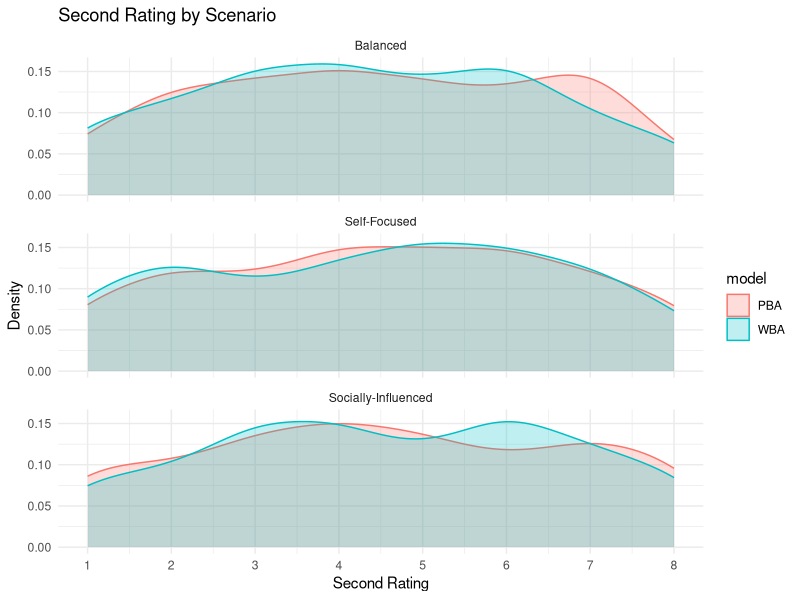
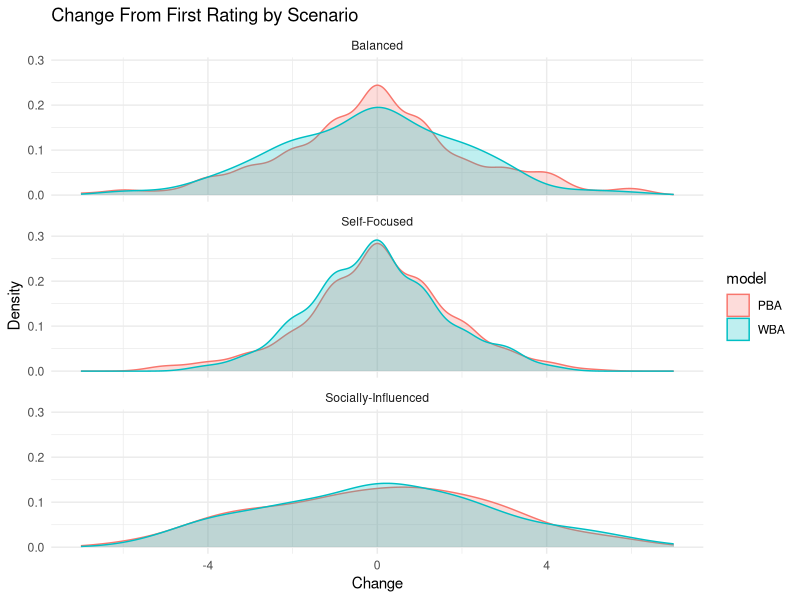
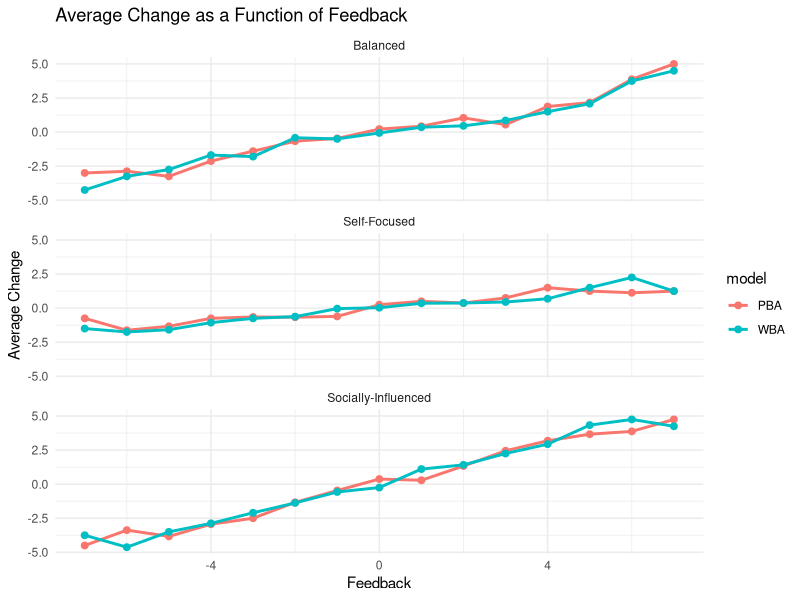

Here is the R script that generated these plots, in order:
suppressPackageStartupMessages({
  library(ggplot2)
})

# Scenario comparison script.
#
# This script does three things:
# 1. Formalizes the 3 scenarios from workbook.Rmd
# 2. Simulates both WBA and PBA on the same task for each scenario
# 3. Saves side-by-side plots for:
#    - SecondRating
#    - Change
#    - Feedback -> Change
#
# Important assumption:
# The workbook names the scenarios conceptually as:
# - Self-Focused
# - Balanced
# - Socially-Influenced
#
# Here they are mapped onto the current model parameterizations:
# - PBA uses p
# - WBA uses rho with a fixed kappa = 2
#
# This keeps the scenario labels aligned with the current Stan models.

SEED <- 20260421L
dir.create(file.path("outputs", "scenarios"), recursive = TRUE, showWarnings = FALSE)


# -----------------------------
# Task and simulation helpers
# -----------------------------

draw_beta_binomial_count <- function(size, alpha, beta) {
  probability <- rbeta(1, shape1 = alpha, shape2 = beta)
  rbinom(1, size = size, prob = probability)
}

build_evidence_grid <- function(total_direct = 7L, total_social = 7L, repeats_per_cell = 4L) {
  base_grid <- expand.grid(
    direct_count = 0:total_direct,
    social_count = 0:total_social
  )

  grid <- base_grid[rep(seq_len(nrow(base_grid)), each = repeats_per_cell), , drop = FALSE]
  grid$trial_id <- seq_len(nrow(grid))
  grid$total_direct <- total_direct
  grid$total_social <- total_social
  grid
}

simulate_from_pba <- function(task, p, seed, prior_alpha = 0.5, prior_beta = 0.5) {
  set.seed(seed)

  alpha_post <- prior_alpha +
    p * task$direct_count +
    (1 - p) * task$social_count

  beta_post <- prior_beta +
    p * (task$total_direct - task$direct_count) +
    (1 - p) * (task$total_social - task$social_count)

  vapply(
    seq_len(nrow(task)),
    function(i) draw_beta_binomial_count(7L, alpha_post[i], beta_post[i]),
    integer(1)
  )
}

simulate_from_wba <- function(task, rho, kappa, seed, prior_alpha = 0.5, prior_beta = 0.5) {
  set.seed(seed)

  weight_direct <- rho * kappa
  weight_social <- (1 - rho) * kappa

  alpha_post <- prior_alpha +
    weight_direct * task$direct_count +
    weight_social * task$social_count

  beta_post <- prior_beta +
    weight_direct * (task$total_direct - task$direct_count) +
    weight_social * (task$total_social - task$social_count)

  vapply(
    seq_len(nrow(task)),
    function(i) draw_beta_binomial_count(7L, alpha_post[i], beta_post[i]),
    integer(1)
  )
}


# -----------------------------
# Scenario definitions
# -----------------------------

scenario_grid <- data.frame(
  scenario = c("Self-Focused", "Balanced", "Socially-Influenced"),
  pba_p = c(0.75, 0.50, 0.25),
  wba_rho = c(0.75, 0.50, 0.25),
  wba_kappa = c(2.0, 2.0, 2.0),
  stringsAsFactors = FALSE
)


# -----------------------------
# Run scenarios
# -----------------------------

task <- build_evidence_grid(repeats_per_cell = 4L)
scenario_results <- vector("list", nrow(scenario_grid) * 2L)
row_index <- 1L

for (i in seq_len(nrow(scenario_grid))) {
  scenario_name <- scenario_grid$scenario[i]

  pba_choice <- simulate_from_pba(
    task = task,
    p = scenario_grid$pba_p[i],
    seed = SEED + i
  )

  wba_choice <- simulate_from_wba(
    task = task,
    rho = scenario_grid$wba_rho[i],
    kappa = scenario_grid$wba_kappa[i],
    seed = SEED + 100L + i
  )

  pba_df <- data.frame(
    scenario = scenario_name,
    model = "PBA",
    first_rating = task$direct_count + 1L,
    group_rating = task$social_count + 1L,
    second_rating = pba_choice + 1L
  )

  wba_df <- data.frame(
    scenario = scenario_name,
    model = "WBA",
    first_rating = task$direct_count + 1L,
    group_rating = task$social_count + 1L,
    second_rating = wba_choice + 1L
  )

  pba_df$feedback <- pba_df$group_rating - pba_df$first_rating
  pba_df$change <- pba_df$second_rating - pba_df$first_rating

  wba_df$feedback <- wba_df$group_rating - wba_df$first_rating
  wba_df$change <- wba_df$second_rating - wba_df$first_rating

  scenario_results[[row_index]] <- pba_df
  scenario_results[[row_index + 1L]] <- wba_df
  row_index <- row_index + 2L
}

scenario_results <- do.call(rbind, scenario_results)


# -----------------------------
# Plot helpers
# -----------------------------

plot_feedback_change <- aggregate(
  change ~ scenario + model + feedback,
  data = scenario_results,
  FUN = mean
)

plot_second <- ggplot(
  scenario_results,
  aes(x = second_rating, fill = model, color = model)
) +
  geom_density(alpha = 0.25) +
  facet_wrap(~scenario, ncol = 1) +
  scale_x_continuous(breaks = 1:8, limits = c(1, 8)) +
  labs(
    title = "Second Rating by Scenario",
    x = "Second Rating",
    y = "Density"
  ) +
  theme_minimal()

plot_change <- ggplot(
  scenario_results,
  aes(x = change, fill = model, color = model)
) +
  geom_density(alpha = 0.25) +
  facet_wrap(~scenario, ncol = 1) +
  labs(
    title = "Change From First Rating by Scenario",
    x = "Change",
    y = "Density"
  ) +
  theme_minimal()

plot_feedback <- ggplot(
  plot_feedback_change,
  aes(x = feedback, y = change, color = model)
) +
  geom_line(linewidth = 1) +
  geom_point(size = 2) +
  facet_wrap(~scenario, ncol = 1) +
  labs(
    title = "Average Change as a Function of Feedback",
    x = "Feedback",
    y = "Average Change"
  ) +
  theme_minimal()


# -----------------------------
# Save plots
# -----------------------------

pdf(file.path("outputs", "scenarios", "scenario_comparison_plots.pdf"), width = 10, height = 15)
print(plot_second)
print(plot_change)
print(plot_feedback)
dev.off()

message("Saved scenario plots to outputs/scenarios/scenario_comparison_plots.pdf")
